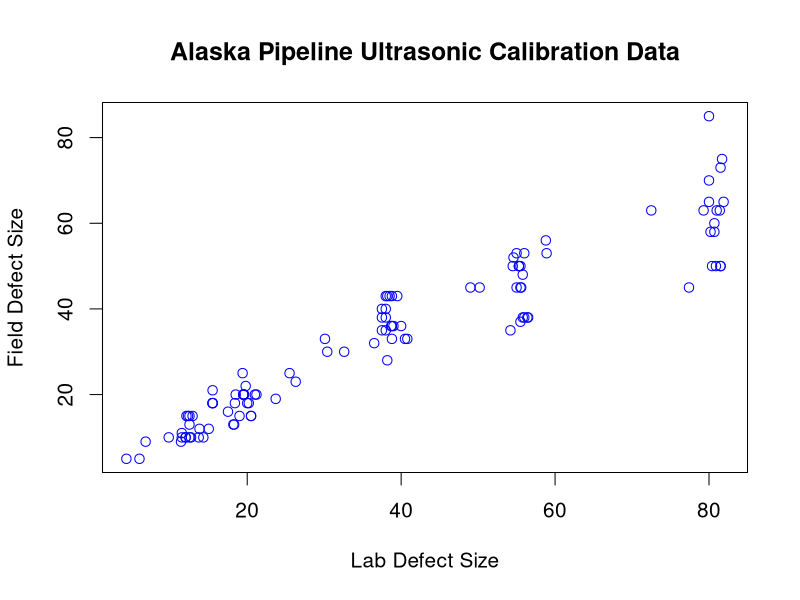
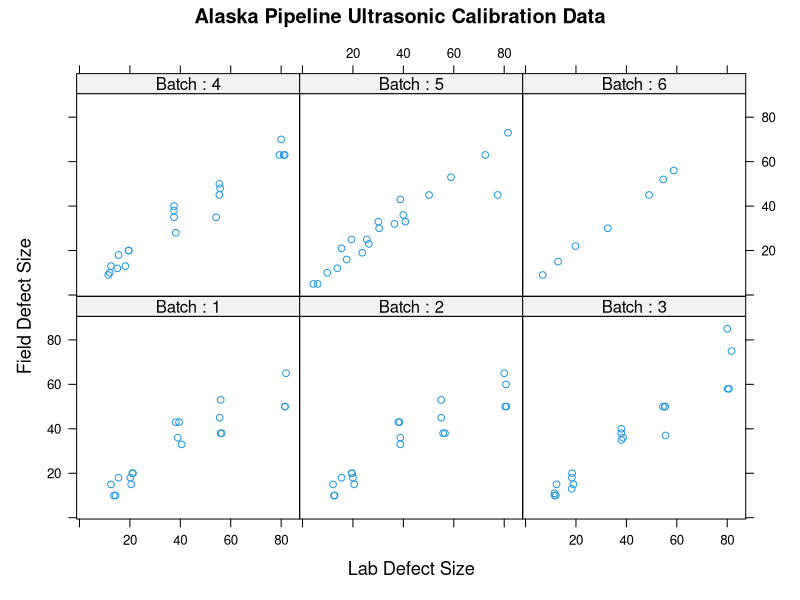
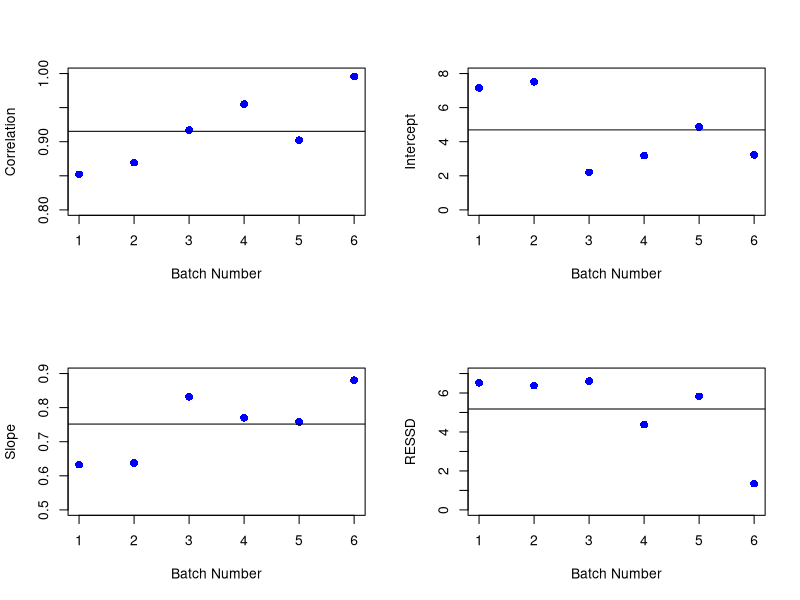
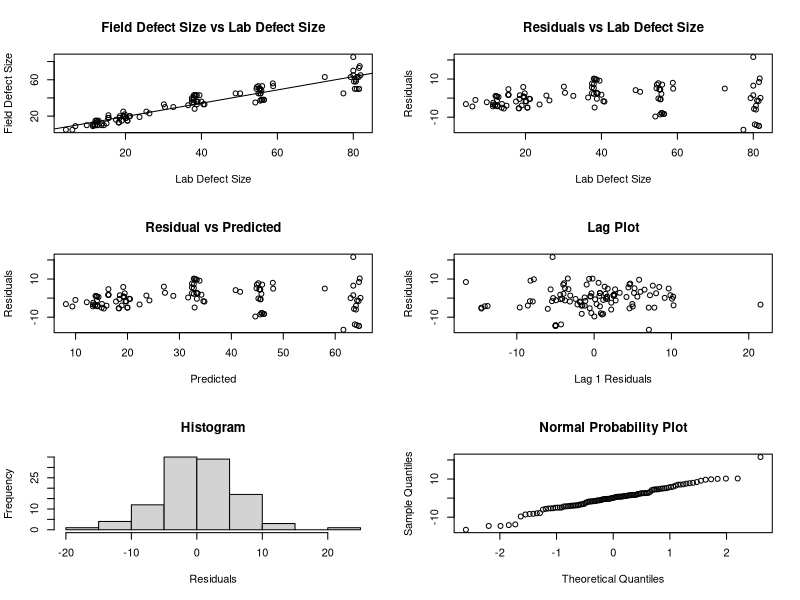
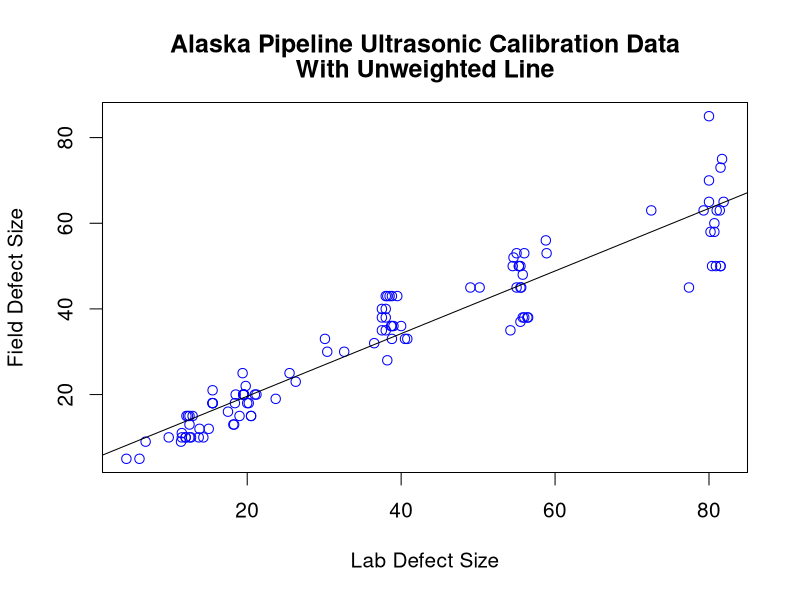
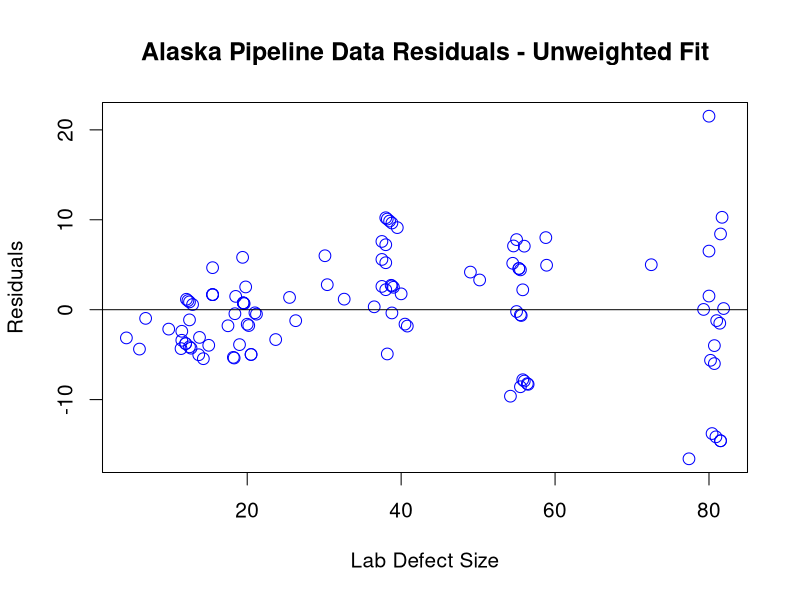
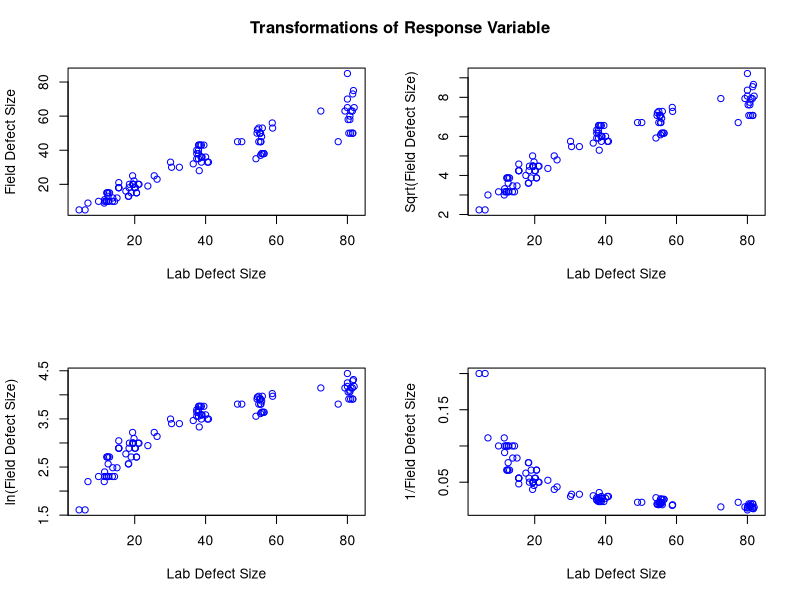
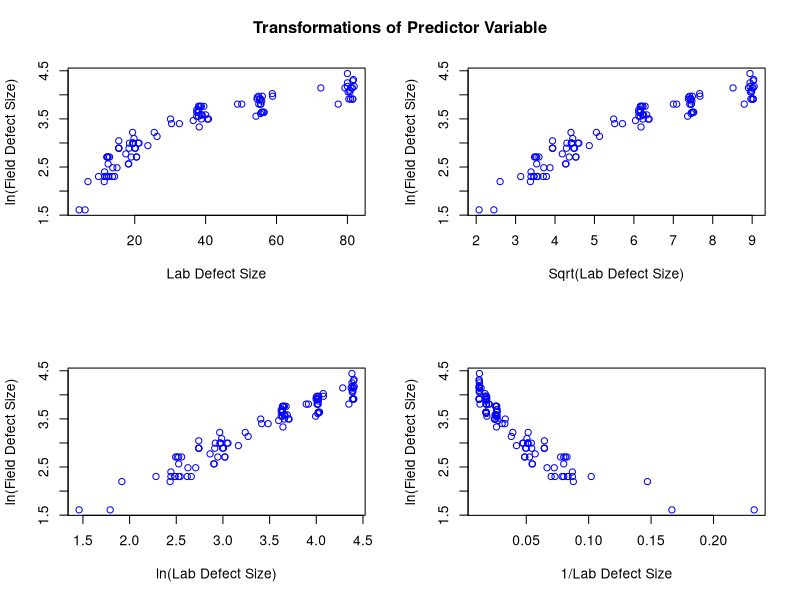

Recreate these plots in R, in order.
#!/usr/bin/env Rscript
DATAPATH <- Sys.getenv("DATAPATH")

#R commands and output:

## Alaska pipeline ultrasonic calibration case study

## Create vector with dependent variable, field defect size
fdef = c(18,38,15,20,18,36,20,43,45,65,43,38,33,10,50,10,50,15,53,60,18,
         38,15,20,18,36,20,43,45,65,43,38,33,10,50,10,50,15,53,15,37,15,
         18,11,35,20,40,50,36,50,38,10,75,10,85,13,50,58,58,48,12,63,10,
         63,13,28,35,63,13,45,9,20,18,35,20,38,50,70,40,21,19,10,33,16,5,
         32,23,30,45,33,25,12,53,36,5,63,43,25,73,45,52,9,30,22,56,15,45)

## Create vector with independent variable, lab defect size
ldef = c(20.2,56.0,12.5,21.2,15.5,39.0,21.0,38.2,55.6,81.9,39.5,56.4,40.5,
         14.3,81.5,13.7,81.5,20.5,56.0,80.7,20.0,56.5,12.1,19.6,15.5,38.8,
         19.5,38.0,55.0,80.0,38.5,55.8,38.8,12.5,80.4,12.7,80.9,20.5,55.0,
         19.0,55.5,12.3,18.4,11.5,38.0,18.5,38.0,55.3,38.7,54.5,38.0,12.0,
         81.7,11.5,80.0,18.3,55.3,80.2,80.7,55.8,15.0,81.0,12.0,81.4,12.5,
         38.2,54.2,79.3,18.2,55.5,11.4,19.5,15.5,37.5,19.5,37.5,55.5,80.0,
         37.5,15.5,23.7,9.8,40.8,17.5,4.3,36.5,26.3,30.4,50.2,30.1,25.5,
         13.8,58.9,40.0,6.0,72.5,38.8,19.4,81.5,77.4,54.6,6.8,32.6,19.8,
         58.8,12.9,49.0)

## Create vector with batch indicator
bat = c(1,1,1,1,1,1,1,1,1,1,1,1,1,1,1,1,1,1,1,2,2,2,2,2,2,2,2,2,2,2,2,2,2,
        2,2,2,2,2,2,3,3,3,3,3,3,3,3,3,3,3,3,3,3,3,3,3,3,3,3,4,4,4,4,4,4,4,
        4,4,4,4,4,4,4,4,4,4,4,4,4,5,5,5,5,5,5,5,5,5,5,5,5,5,5,5,5,5,5,5,5,
        5,6,6,6,6,6,6,6)

## Save data in a data frame and determine number of observations
Batch <- as.factor(bat)
df <- data.frame(fdef,ldef,Batch)
len <- length(Batch)

##  Plot the data
par(cex=1.25)
xax = "Lab Defect Size"
yax = "Field Defect Size"
title = "Alaska Pipeline Ultrasonic Calibration Data"
plot(ldef,fdef,xlab=xax,ylab=yax,main=title,col="blue")

## Generate conditional plot
library("lattice")
trellis.device(new = TRUE, col = FALSE)
FIG = xyplot(fdef ~ ldef | Batch, data=df,
      main = title,
      layout=c(3,2),
      col=4,
      xlab=list(xax,cex=1.1),
      ylab=list(yax,cex=1.1),
      strip=function(...)
      strip.default(...,strip.names=c(T,T)))
plot(FIG)

##  Batch analysis
x = ldef
y = fdef
xydf = data.frame(x,y,Batch)
out = by(xydf,xydf$Batch,function(x) lm(y~x,data=x))
lapply(out,summary)

#> $"1"
#>
#> Call:
#> lm(formula = y ~ x, data = x)
#>
#> Residuals:
#>     Min      1Q  Median      3Q     Max 
#> -8.7219 -4.9844 -0.4439  3.4162 11.6738 
#>
#> Coefficients:
#>             Estimate Std. Error t value Pr(#>|t|)    
#> (Intercept)  7.15730    2.97737   2.404   0.0279 *  
#> x            0.63269    0.06392   9.898 1.80e-08 ***
#> ---
#> Signif. codes:  0 '***' 0.001 '**' 0.01 '*' 0.05 '.' 0.1 ' ' 1 
#>
#> Residual standard error: 6.526 on 17 degrees of freedom
#> Multiple R-Squared: 0.8521,     Adjusted R-squared: 0.8434 
#> F-statistic: 97.98 on 1 and 17 DF,  p-value: 1.798e-08 
#>
#>
#> $"2"
#>
#> Call:
#> lm(formula = y ~ x, data = x)
#>
#> Residuals:
#>      Min       1Q   Median       3Q      Max 
#> -9.09547 -5.49791  0.02057  2.75029 11.25706 
#>
#> Coefficients:
#>             Estimate Std. Error t value Pr(#>|t|)    
#> (Intercept)  7.51458    2.81007   2.674   0.0155 *  
#> x            0.63759    0.05828  10.941  2.2e-09 ***
#> ---
#> Signif. codes:  0 '***' 0.001 '**' 0.01 '*' 0.05 '.' 0.1 ' ' 1 
#>
#> Residual standard error: 6.382 on 18 degrees of freedom
#> Multiple R-Squared: 0.8693,     Adjusted R-squared: 0.862 
#> F-statistic: 119.7 on 1 and 18 DF,  p-value: 2.200e-09 
#>
#>
#> $"3"
#>
#> Call:
#> lm(formula = y ~ x, data = x)
#>
#> Residuals:
#>     Min      1Q  Median      3Q     Max 
#> -11.370  -2.390   1.396   2.488  16.250 
#>
#> Coefficients:
#>             Estimate Std. Error t value Pr(#>|t|)    
#> (Intercept)  2.20247    2.82865   0.779    0.446    
#> x            0.83185    0.05901  14.096 3.63e-11 ***
#> ---
#> Signif. codes:  0 '***' 0.001 '**' 0.01 '*' 0.05 '.' 0.1 ' ' 1 
#>
#> Residual standard error: 6.61 on 18 degrees of freedom
#> Multiple R-Squared: 0.9169,     Adjusted R-squared: 0.9123 
#> F-statistic: 198.7 on 1 and 18 DF,  p-value: 3.629e-11 
#>
#>
#> $"4"
#>
#> Call:
#> lm(formula = y ~ x, data = x)
#>
#> Residuals:
#>    Min     1Q Median     3Q    Max 
#> -9.932 -2.775 -0.374  2.889  7.930 
#>
#> Coefficients:
#>             Estimate Std. Error t value Pr(#>|t|)    
#> (Intercept)  3.18655    1.88338   1.692    0.108    
#> x            0.77022    0.03938  19.560 1.41e-13 ***
#> ---
#> Signif. codes:  0 '***' 0.001 '**' 0.01 '*' 0.05 '.' 0.1 ' ' 1 
#>
#> Residual standard error: 4.381 on 18 degrees of freedom
#> Multiple R-Squared: 0.9551,     Adjusted R-squared: 0.9526 
#> F-statistic: 382.6 on 1 and 18 DF,  p-value: 1.414e-13 
#>
#>
#> $"5"
#>
#> Call:
#> lm(formula = y ~ x, data = x)
#>
#> Residuals:
#>      Min       1Q   Median       3Q      Max 
#> -18.5261  -2.7865   0.8096   3.4953   8.7293 
#>
#> Coefficients:
#>             Estimate Std. Error t value Pr(#>|t|)    
#> (Intercept)  4.86365    2.33614   2.082   0.0511 .  
#> x            0.75791    0.05724  13.241 4.83e-11 ***
#> ---
#> Signif. codes:  0 '***' 0.001 '**' 0.01 '*' 0.05 '.' 0.1 ' ' 1 
#>
#> Residual standard error: 5.829 on 19 degrees of freedom
#> Multiple R-Squared: 0.9022,     Adjusted R-squared: 0.8971 
#> F-statistic: 175.3 on 1 and 19 DF,  p-value: 4.834e-11 
#>
#>
#> $"6"
#>
#> Call:
#> lm(formula = y ~ x, data = x)
#>
#> Residuals:
#>     101     102     103     104     105     106     107 
#>  0.7125 -0.2117 -1.9221  1.3451  1.0155  0.4188 -1.3581 
#>
#> Coefficients:
#>             Estimate Std. Error t value Pr(#>|t|)    
#> (Intercept)  3.22600    1.01547   3.177   0.0246 *  
#> x            0.88025    0.02621  33.584  4.4e-07 ***
#> ---
#> Signif. codes:  0 '***' 0.001 '**' 0.01 '*' 0.05 '.' 0.1 ' ' 1 
#>
#> Residual standard error: 1.35 on 5 degrees of freedom
#> Multiple R-Squared: 0.9956,     Adjusted R-squared: 0.9947 
#> F-statistic:  1128 on 1 and 5 DF,  p-value: 4.401e-07 

## Save batch regression results 
outs = sapply(out,summary)
outc = sapply(out,coef)
fitse = t(outs[6,])
fitse = c(fitse[[1]],fitse[[2]],fitse[[3]],fitse[[4]],fitse[[5]],fitse[[6]])
r2 = t(outs[8,])
r2 = c(r2[[1]],r2[[2]],r2[[3]],r2[[4]],r2[[5]],r2[[6]])
b0 = t(outc[1,])
b1 = t(outc[2,])

##  Batch plots
par(mfrow=c(2,2))
id = c(1:length(b0))
xax2 = "Batch Number"
plot(id,r2,xlab=xax2,ylab="Correlation",ylim=c(.8,1),
     col="blue",pch=16,cex=1.25)
abline(h=mean(r2))
plot(id,b0[1,],xlab=xax2,ylab="Intercept",ylim=c(0,8),
     col="blue",pch=16,cex=1.25)
abline(h=mean(b0))
plot(id,b1[1,],xlab=xax2,ylab="Slope",ylim=c(.5,.9),
     col="blue",pch=16,cex=1.25)
abline(h=mean(b1))
plot(id,fitse,xlab=xax2,ylab="RESSD",ylim=c(0,7),
     col="blue",pch=16,cex=1.25)
abline(h=mean(fitse))
par(mfrow=c(1,1))

## Straight line regression analysis
out = lm(fdef~ldef)
summary(out)

#> Call:
#> lm(formula = fdef ~ ldef)
#>
#> Residuals:
#>      Min       1Q   Median       3Q      Max 
#> -16.5817  -3.8259   0.1283   3.7432  21.5174 
#>
#> Coefficients:
#>             Estimate Std. Error t value Pr(#>|t|)    
#> (Intercept)  4.99368    1.12566   4.436 2.26e-05 ***
#> ldef         0.73111    0.02455  29.778  < 2e-16 ***
#> ---
#> Signif. codes:  0 '***' 0.001 '**' 0.01 '*' 0.05 '.' 0.1 ' ' 1 
#>
#> Residual standard error: 6.081 on 105 degrees of freedom
#> Multiple R-Squared: 0.8941,     Adjusted R-squared: 0.8931 
#> F-statistic: 886.7 on 1 and 105 DF,  p-value: < 2.2e-16 

## Residual 6-plot
par(mfrow=c(3,2))
plot(ldef,fdef,xlab="Lab Defect Size",
     ylab="Field Defect Size",main="Field Defect Size vs Lab Defect Size")
abline(reg=out)
plot(ldef,out$residuals,ylab="Residuals",xlab="Lab Defect Size",
     main="Residuals vs Lab Defect Size")
plot(out$fitted.values,out$residuals,ylab="Residuals",xlab="Predicted",
     main="Residual vs Predicted")
plot(out$residuals[2:len],out$residuals[1:len-1],ylab="Residuals",
     xlab="Lag 1 Residuals",main="Lag Plot")
hist(out$residuals,ylab="Frequency",xlab="Residuals",main="Histogram")
qqnorm(out$residuals,main="Normal Probability Plot")

## Generate plot of raw data with overlaid regression function
par(mfrow=c(1,1),cex=1.25)
plot(ldef,fdef,ylab="Field Defect Size",xlab="Lab Defect Size",
     col="blue")
abline(reg=out)
title("Alaska Pipeline Ultrasonic Calibration Data",line=2)
title("With Unweighted Line",line=1)

## Plot residuals versus lab defect size
par(mfrow=c(1,1),cex=1.25)
plot(ldef,out$residuals, xlab="Lab Defect Size", ylab="Residuals",
     main="Alaska Pipeline Data Residuals - Unweighted Fit",
     cex=1.25, col="blue")
abline(h=0)

## Transformations of response variable
lnfdef = log(fdef)
sqrtfdef = sqrt(fdef)
invfdef = 1/fdef

## Plot transformed response variable
par(mfrow=c(2,2))
xax = "Lab Defect Size"
plot(ldef,fdef,xlab=xax,ylab="Field Defect Size",col="blue")
plot(ldef,sqrtfdef,xlab=xax,ylab="Sqrt(Field Defect Size)",col="blue")
plot(ldef,lnfdef,xlab=xax,ylab="ln(Field Defect Size)",col="blue")
plot(ldef,invfdef,xlab=xax,ylab="1/Field Defect Size",col="blue")
title(main="Transformations of Response Variable",outer=TRUE,line=-2)

## Transformations of predictor variable
lnldef = log(ldef)
sqrtldef = sqrt(ldef)
invldef = 1/ldef

## Plot transformed predictor variable
par(mfrow=c(2,2))
yax = "ln(Field Defect Size)"
plot(ldef,lnfdef,xlab="Lab Defect Size", ylab=yax, col="blue")
plot(sqrtldef,lnfdef,xlab="Sqrt(Lab Defect Size)", ylab=yax, col="blue")
plot(lnldef,lnfdef,xlab="ln(Lab Defect Size)", ylab=yax, col="blue")
plot(invldef,lnfdef,xlab="1/Lab Defect Size", ylab=yax, col="blue")
title(main="Transformations of Predictor Variable",outer=TRUE,line=-2)

##  Box-Cox linearity plot
for (i in (0:100)){
    alpha = -2 + 4*i/100
    if (alpha != 0){
    tx = ((ldef**alpha) - 1)/alpha
    temp = lm(lnfdef~tx)
    temps = summary(temp)
    if(i==0) {rsq = temps$r.squared
              alp = alpha}
    else {rsq = rbind(rsq,temps$r.squared)
          alp = rbind(alp,alpha)}
    }}
rcor = sqrt(rsq)
par(mfrow=c(1,1),cex=1.25)
plot(alp,rcor,type="l",xlab="Alpha",ylab="Correlation",
     main="Box-Cox Linearity Plot ln(Field) Lab",
     ylim=c(.6,1), col="blue")

## Regression for ln-ln transformed variables
outt = lm(lnfdef~lnldef)
summary(outt)

#> Call:
#> lm(formula = lnfdef ~ lnldef)
#>
#> Residuals:
#>      Min       1Q   Median       3Q      Max 
#> -0.33360 -0.13982  0.03105  0.12745  0.33701 
#>
#> Coefficients:
#>             Estimate Std. Error t value Pr(#>|t|)    
#> (Intercept)  0.28138    0.08093   3.477 0.000739 ***
#> lnldef       0.88518    0.02302  38.457  < 2e-16 ***
#> ---
#> Signif. codes:  0 '***' 0.001 '**' 0.01 '*' 0.05 '.' 0.1 ' ' 1 
#>
#> Residual standard error: 0.1683 on 105 degrees of freedom
#> Multiple R-Squared: 0.9337,     Adjusted R-squared: 0.9331 
#> F-statistic:  1479 on 1 and 105 DF,  p-value: < 2.2e-16 

## Plot data with overlaid regression function
par(mfrow=c(1,1),cex=1.25)
plot(lnldef,lnfdef,xlab="ln(Lab Defect Size)",ylab="ln(Field Defect Size)",
     main="Transformed Alaska Pipeline Data with Fit",col="blue")
abline(reg=outt)

## Residual 6-plot
par(mfrow=c(3,2))
plot(lnldef,lnfdef,xlab="ln(Lab Defect Size)",ylab="ln(Field Defect Size)",
     main="ln(Field Defect Size vs ln(Lab Defect Size)")
abline(reg=outt)
plot(lnfdef,outt$residuals, xlab="ln(Lab Defect Size)",ylab="Residuals",
     main="Residual vs ln(Lab Defect Size)")
plot(outt$residuals,outt$fitted.values,ylab="Residuals",xlab="Predicted",
     main="Residual vs Predicted")
plot(outt$residuals[2:len],outt$residuals[1:len-1],ylab="Residuals",
     xlab="Lag 1 Residuals",main="Lag Plot")
hist(outt$residuals,ylab="Frequency",xlab="Residuals",main="Histogram")
qqnorm(outt$residuals,main="Normal Probability Plot")

## Plot residuals versus ln(lab defect size)
par(mfrow=c(1,1),cex=1.25)
plot(lnldef,outt$residuals, xlab="ln(Lab Defect Size)",
     ylab="Residuals", main="Residuals from Fit to Transformed Data",
     cex=1.25, col="blue")
abline(h=0)

## Determine replicate groups
df = data.frame(ldef,fdef)
df = df[order(ldef),]
id = rep(1:27,each=4)
id = id[1:length(ldef)]
dfid = data.frame(id,df)

m = by(dfid$fdef,id,mean)
s2 = by(dfid$fdef,id,var)
mfdef = as.vector(m)
vfdef = as.vector(s2)
lnmfdef = log(mfdef)
lnvfdef = log(vfdef)

## Fit power function model
out2 = lm(lnvfdef~lnmfdef)
summary(out2)

#> Call:
#> lm(formula = lnvfdef ~ lnmfdef)
#>
#> Residuals:
#>     Min      1Q  Median      3Q     Max 
#> -2.0038 -0.5934  0.1245  0.5605  1.7062 
#>
#> Coefficients:
#>             Estimate Std. Error t value Pr(#>|t|)    
#> (Intercept)  -3.1573     0.8696  -3.631  0.00127 ** 
#> lnmfdef       1.7087     0.2552   6.694 5.14e-07 ***
#> ---
#> Signif. codes:  0 '***' 0.001 '**' 0.01 '*' 0.05 '.' 0.1 ' ' 1 
#>
#> Residual standard error: 0.8391 on 25 degrees of freedom
#> Multiple R-Squared: 0.6419,     Adjusted R-squared: 0.6276 
#> F-statistic: 44.82 on 1 and 25 DF,  p-value: 5.143e-07 

## Plot power function model with power function
par(mfrow=c(1,1),cex=1.25)
plot(lnmfdef,lnvfdef,xlim=c(1,5),ylim=c(-1,6),
     ylab="ln(Replicate Variances)", xlab="ln(Replicate Means)",
     main="Fit for Estimating Weights", cex=1.25, col="blue")
abline(reg=out2)

## Plot residuals from power function model
par(mfrow=c(1,1),cex=1.25)
plot(lnmfdef,out2$residuals, main="Residuals from Weight Estimation Fit",
     ylab="Residuals", xlab="ln(Replicate Means)",ylim=c(-2,2),
     xlim=c(1,5), cex=1.25, col="blue")
abline(h=0)

## Weighted regression analysis
w = 1/(ldef**1.5)
outw = lm(fdef~ldef,weight=w)
summary(outw)
wresid = weighted.residuals(outw)

#> Call:
#> lm(formula = fdef ~ ldef, weights = w)
#>
#> Residuals:
#>      Min       1Q   Median       3Q      Max 
#> -0.75742 -0.30420  0.07279  0.25865  0.78715 
#>
#> Coefficients:
#>             Estimate Std. Error t value Pr(#>|t|)    
#> (Intercept)  2.35234    0.54312   4.331  3.4e-05 ***
#> ldef         0.80636    0.02265  35.595  < 2e-16 ***
#> ---
#> Signif. codes:  0 '***' 0.001 '**' 0.01 '*' 0.05 '.' 0.1 ' ' 1 
#>
#> Residual standard error: 0.3646 on 105 degrees of freedom
#> Multiple R-Squared: 0.9235,     Adjusted R-squared: 0.9227 
#> F-statistic:  1267 on 1 and 105 DF,  p-value: < 2.2e-16 

## Plot data with overlaid weighted regression function
par(mfrow=c(1,1),cex=1.25)
plot(ldef,fdef,ylab="Field Defect Size", xlab="Lab Defect Size",
     col="blue")
abline(reg=outw)
title("Alaska Pipeline Data with Weighted Fit",line=2)
title("Weights=1/(Lab Defect Size)**1.5",line=1)

## Residual 6-plot
par(mfrow=c(3,2))
plot(ldef,fdef,xlab="Lab Defect Size",
     ylab="Field Defect Size",main="Field Defect Size vs Lab Defect Size")
abline(reg=outw)
plot(ldef,wresid,ylab="Residuals",xlab="Lab Defect Size",
     main="Residuals vs Lab Defect Size")
plot(outw$fitted.values,wresid,ylab="Residuals",xlab="Predicted",
     main="Residual vs Predicted")
plot(wresid[2:len],wresid[1:len-1],ylab="Residuals",
     xlab="Lag 1 Residuals",main="Lag Plot")
hist(wresid,ylab="Frequency",xlab="Residuals",main="Histogram")
qqnorm(wresid,main="Normal Probability Plot")

## Plot weighted residuals versus lab defect size
par(mfrow=c(1,1),cex=1.25)
plot(ldef,wresid,ylab="Residuals",xlab="Lab Defect Size",
     main="Residuals from Weighted Fit")
abline(h=0)

##  Generate plot to compare three fits
xval = seq(min(ldef),max(ldef))
yu = predict.lm(out,data.frame(ldef=xval))
yt = exp(outt$coef[1]+outt$coef[2]*log(xval))
yw = predict.lm(outw,data.frame(ldef=xval))

par(mfrow=c(1,1),cex=1.25)
plot(ldef,fdef,ylab="Field Defect Size", xlab="Lab Defect Size",
     xlim=c(0,90),ylim=c(0,90), cex=.85)
lines(x=xval,y=yu,lty=1, col="red")
lines(x=xval,y=yt,lty=2, col="black")
lines(x=xval,y=yw,lty=3, col="blue")
legend(85,legend=c("Unweighted Fit","Transformed Fit","Weighted Fit"),
       lty=c(1,2,3), col=c("red","black","blue"))
title("Data with Unweighted Line, WLS Fit,",line=2)
title("and Fit Using Transformed Variables",line=1)

